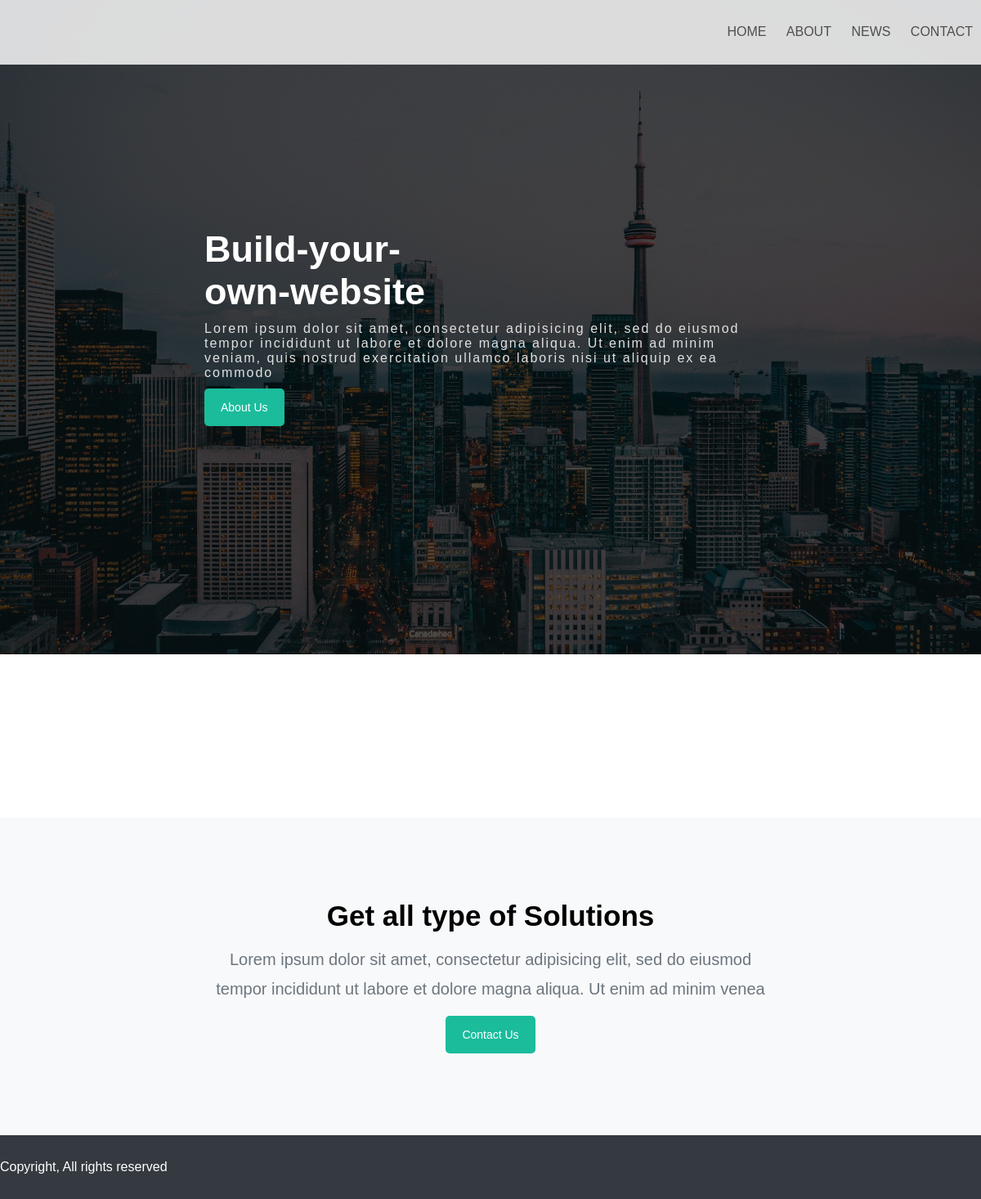
The app's page /, older data.
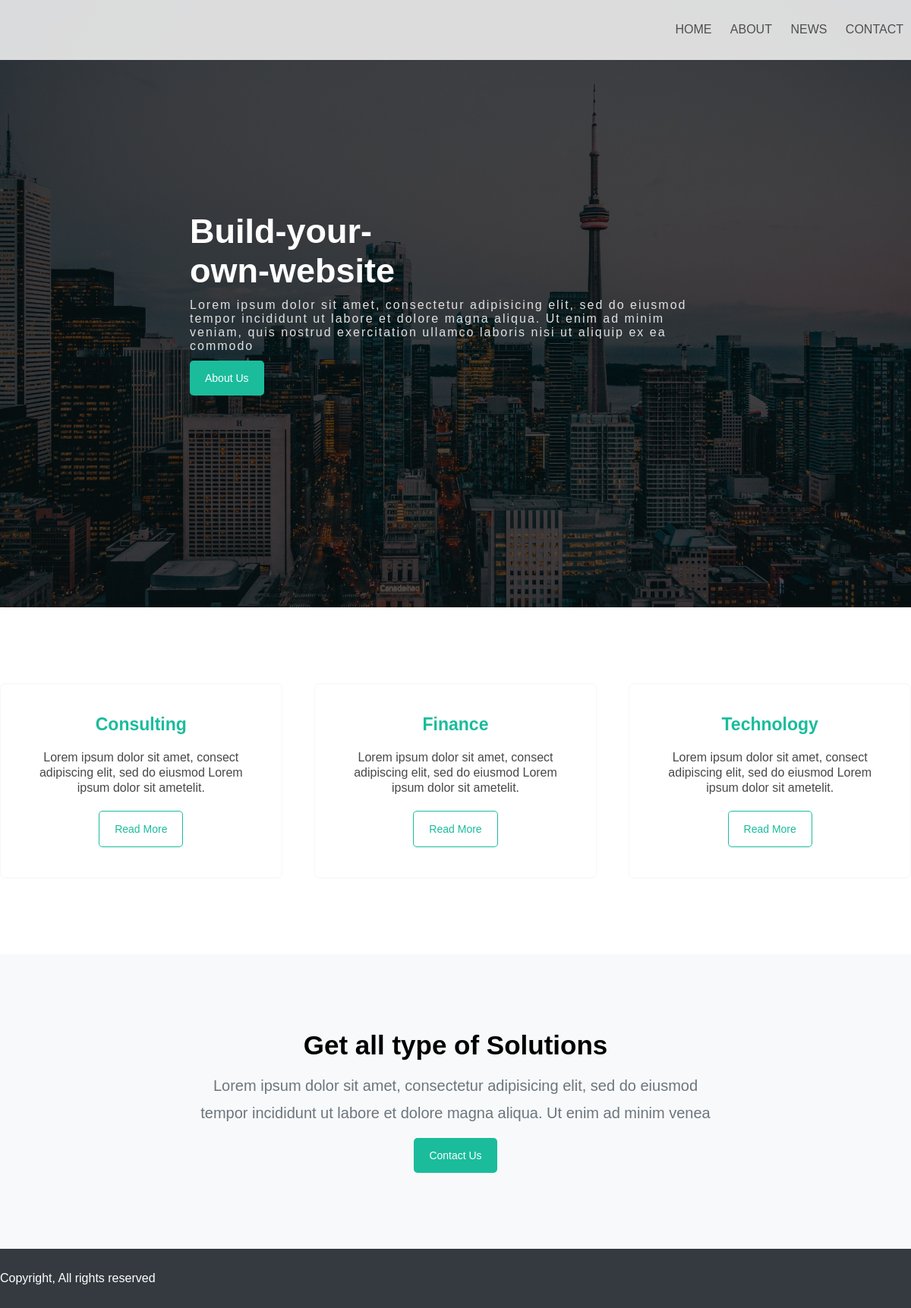
The same page, newer data.
### tables this page shows
CREATE TABLE `menu` (
  `id` int(11) NOT NULL,
  `name` varchar(255) NOT NULL,
  `path` varchar(255) NOT NULL,
  `ord` int(11) NOT NULL
);

CREATE TABLE `services` (
  `id` int(11) NOT NULL,
  `name` varchar(255) NOT NULL,
  `text` text NOT NULL
);

### config/Controller.php (called while the page is built, shortened)
<?php
abstract class Controller{
    public function renderView(){
        $this->index();
        include "views/layout.php";
    }
}

### config/Page.php (called while the page is built, shortened)
<?php
class Page{
    public $pageName;
    public function __construct($request){
        $this->pageName = isset($request['page']) && !empty($request['page'])? $request['page']: "home";
    }
    public function getController(){
        $controller = new $controllerName($this->pageName);
        $controller->renderView();
    }
}

### index.php (called while the page is built, shortened)
<?php
require_once "helpers/Helper.php";
require_once "config/Page.php";
require_once "config/Database.php";
require_once "config/Model.php";
require_once "config/Controller.php";
$page = new Page($_GET);
$page->getModel();
$page->getController();

### config/Database.php (called while the page is built, shortened)
<?php
class Database{
    protected $host = DB_HOST;
    protected $username = DB_USER;
    protected $password = DB_PASS;
    protected $dbName = DB_NAME;
    public $pdo;
    public function connect(){
        try{
            $this->pdo = new PDO("mysql:host=" . $this->host . ";dbname=" . $this->dbName, $this->username, $this->password);
        }catch(Exception $e){
            print_r($e->getMessage());
        }
    }
    public function getData($tableName){
        $data = [];
        $query = "SELECT * FROM " . $tableName;
        $sql = $this->pdo->prepare($query);
        $sql->execute();
        while($row = $sql->fetch()){
            $data[] = $row;
        }
        return $data;
    }
    public function execute($query){
        $data = [];
        $sql = $this->pdo->prepare($query);
        $sql->execute();
        while($row = $sql->fetch()){
            $data[] = $row;
        }
        return $data;
    }
}

### config/Model.php (called while the page is built, shortened)
<?php
class Model extends Database{
    public function getMenu(){
        $query = "SELECT * FROM menu ORDER BY ord asc";
        return $this->execute($query);
    }
}

### controllers/HomeController.php (called while the page is built, shortened)
<?php
class HomeController extends Controller{
    public function index(){
        $home = new Home();
        $this->data['menu'] = $home->getMenu();
        $this->data['services'] = $home->getAllServices();
    }
}

### helpers/Helper.php (called while the page is built)
<?php
class Helper{
    public static function convertString($string){
        return str_replace(" ", "-", $string);
    }
}

### models/Home.php (called while the page is built, shortened)
<?php
class Home extends Model{
    public function getAllServices(){
        return $this->getData("services");
    }
}

### views/pages/home.php (the view)
<main>
	<section class="section-1" style="background-image: url('assets/images/img.jpg');">
		<div class="shadow"></div>
		<div class="content">
			<h1><?=Helper::convertString("Build your own website")?></h1>
			<p>Lorem ipsum dolor sit amet, consectetur adipisicing elit, sed do eiusmod
			tempor incididunt ut labore et dolore magna aliqua. Ut enim ad minim veniam,
			quis nostrud exercitation ullamco laboris nisi ut aliquip ex ea commodo</p>
			<a href="" class="link-default">About Us</a>
		</div>
	</section>
	<section class="section-2">
		<div class="container">
			<div class="home-services">
				<?php foreach($this->data['services'] as $key => $value): ?>
					<div class="service-item">
						<h3><?= $value['name'] ?></h3>
						<p><?= $value['text'] ?></p>
						<a href="" class="link-default-2">Read More</a>
					</div>
				<?php endforeach; ?>
			</div>
		</div>
	</section>
	<section class="section-3">
		<div class="container">
			<div class="content">
				<h3>Get all type of Solutions</h3>
				<p>Lorem ipsum dolor sit amet, consectetur adipisicing elit, sed do eiusmod
				tempor incididunt ut labore et dolore magna aliqua. Ut enim ad minim venea</p>
				<a href="" class="link-default">Contact Us</a>
			</div>
		</div>
	</section>
</main>

### views/common/header.php
<header>
	<div class="container">
		<nav>
			<ul>
				<li>
					<?php foreach($this->data['menu'] as $key => $value): ?>
						<a href="<?= $value['path'] ?>"><?= $value['name'] ?></a>
					<?php endforeach; ?>
				</li>
			</ul>
		</nav>
	</div>
</header>

Row changes from the older to the newer data that the page shows:
added services: name "Consulting", text "Lorem ipsum dolor sit amet, consect adipiscing elit, sed do eiusmod Lorem ipsum dolor sit ametelit."
added services: name "Finance", text "Lorem ipsum dolor sit amet, consect adipiscing elit, sed do eiusmod Lorem ipsum dolor sit ametelit."
added services: name "Technology", text "Lorem ipsum dolor sit amet, consect adipiscing elit, sed do eiusmod Lorem ipsum dolor sit ametelit."
